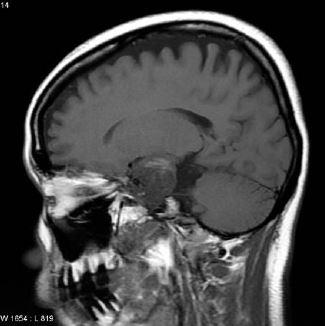
#> input picture Imagenes_Pruebas/cerebro_gr.JPG, 325 x 326 px
$ jupyter execute --allow-errors '2.4 Contraste de una imágen.ipynb'   (older library calls are emulated)
#> lines starting #> are read from the running program, lines starting #| are printed output that depends on the picture; after the words box and inside, x2 and y2 are one past the last pixel; in counts of white or black regions, pixels touching at a corner belong together
# Contraste de una imágen

# Ejercicio 4

Si usamos la función de Octave debemos notar que 63/255 = 0,247, de manera que en una
imagen normalizada tendremos
I=imread(‘cerebro1.tif’);
imshow(I);
J=imadjust(I,[0 0.247],[ ]);
¿Qué ocurre si en vez de trabajar con 0.247 se decide trabajar con 0.5?

[cell 1]
import numpy as np
import bisect
import matplotlib.pyplot as plt
import cv2
from skimage import io

    # src : input one-layer image (numpy array)
    # tol : tolerance, from 0 to 100.
    # vin  : src image bounds
    # vout : dst image bounds
t = 84.7
src = io.imread('Imagenes_Pruebas/cerebro_gr.JPG')
#> src is the input picture: shape (326, 325); min 0, max 255, mean 67
print(src.shape)
#| (326, 325)
dst = src.copy()
tol = max(0, min(100, t))
vin=[0,255]
vout=(0,255)

if tol > 0:
        # Compute in and out limits
        # Histogram
    hist = np.zeros(256, dtype=np.float)
    for r in range(src.shape[0]):
        for c in range(src.shape[1]):
            hist[src[r,c]] += 1
        # Cumulative histogram
    cum = hist.copy()
    for i in range(1, len(hist)):
        cum[i] = cum[i - 1] + hist[i]
#> after the loop, cum = 256 values from 2585 to 105950

        # Compute bounds
    total = src.shape[0] * src.shape[1]
#> total = 105950
    low_bound = total * tol / 100
#> low_bound = 89739.6
    upp_bound = total * (100 - tol) / 100
#> upp_bound = 16210.3
    vin[0] = bisect.bisect_left(cum, low_bound)
    vin[1] = bisect.bisect_left(cum, upp_bound)

    # Stretching
scale = (vout[1] - vout[0]) / (vin[1] - vin[0])
#> scale = -2.38
for r in range(dst.shape[0]):
    for c in range(dst.shape[1]):
        vs = max(src[r,c] - vin[0], 0)
        vd = min(int(vs * scale + 0.5) + vout[0], vout[1])
        dst[r,c] = vd
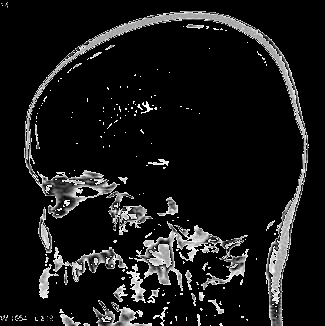
#> dst: shape (326, 325); min 0, max 255, mean 24.6
cv2.putText(dst, "t={}".format(t), (10, 30),cv2.FONT_HERSHEY_SIMPLEX, 0.8, (255, 255, 255), 3)
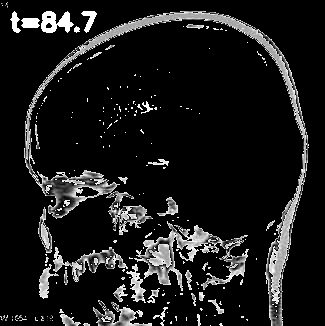
#> dst: shape (326, 325); 0.87% of pixels changed, all inside (x1, y1, x2, y2) = (10, 11, 97, 33)
io.imshow(dst)

[cell 2]
#IMAGEN NORMALIZADA NO FUNCIONA POR LOS CICLOS FOR
import numpy as np
import bisect
import matplotlib.pyplot as plt
from skimage import io
import cv2

    # src : input one-layer image (numpy array)
    # tol : tolerance, from 0 to 100.
    # vin  : src image bounds
    # vout : dst image bounds
t = 24.7
I = io.imread('cerebro_gr.JPG')
src = cv2.normalize(I.astype('float'), None, 0.0, 1.0, cv2.NORM_MINMAX)
print(src.shape)
#| (326, 325)
dst = src.copy()
tol = max(0, min(100, t))
vin=[0,255]
vout=(0,255)

#> (the rest of this cell did not finish here and is left out)
